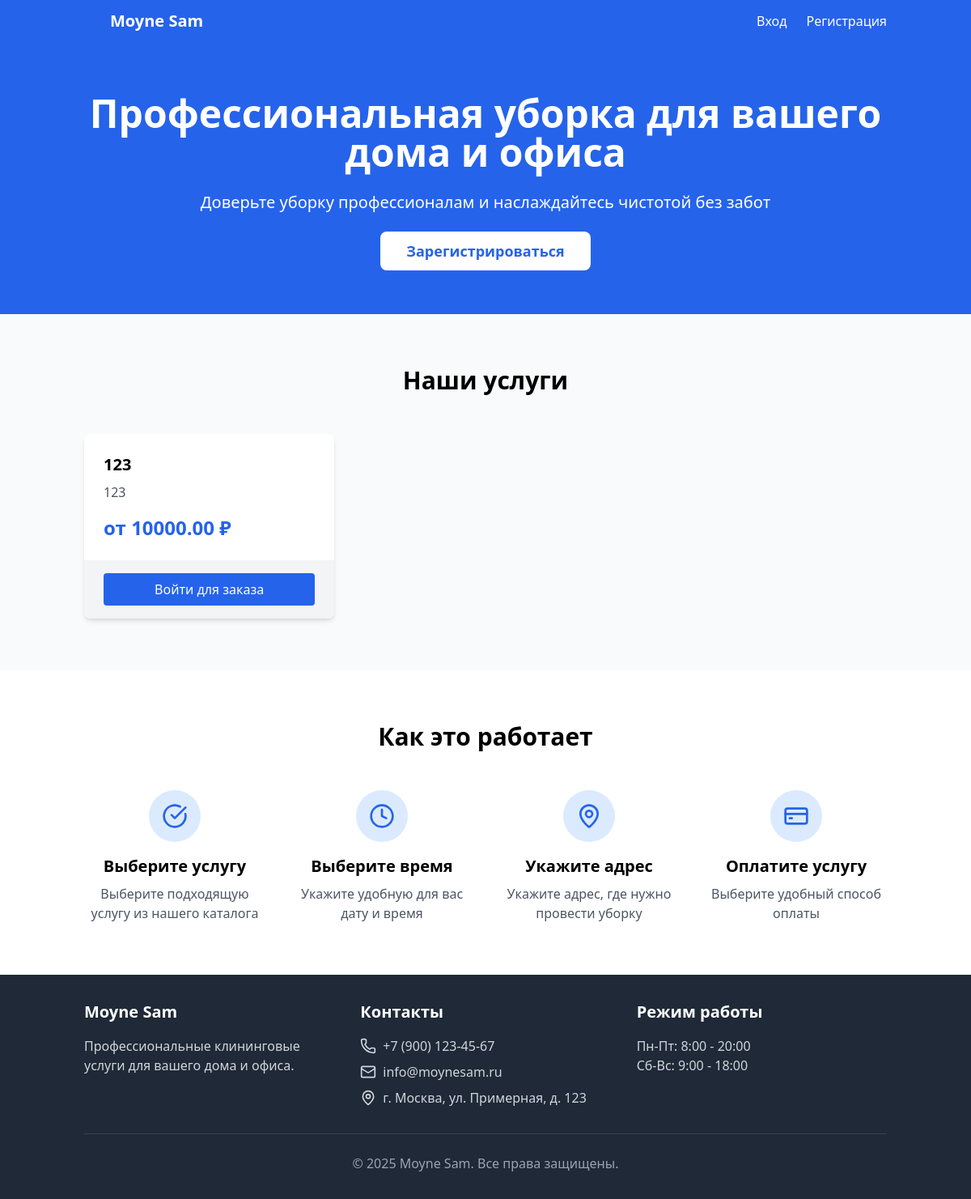
Before: / with the older database file.
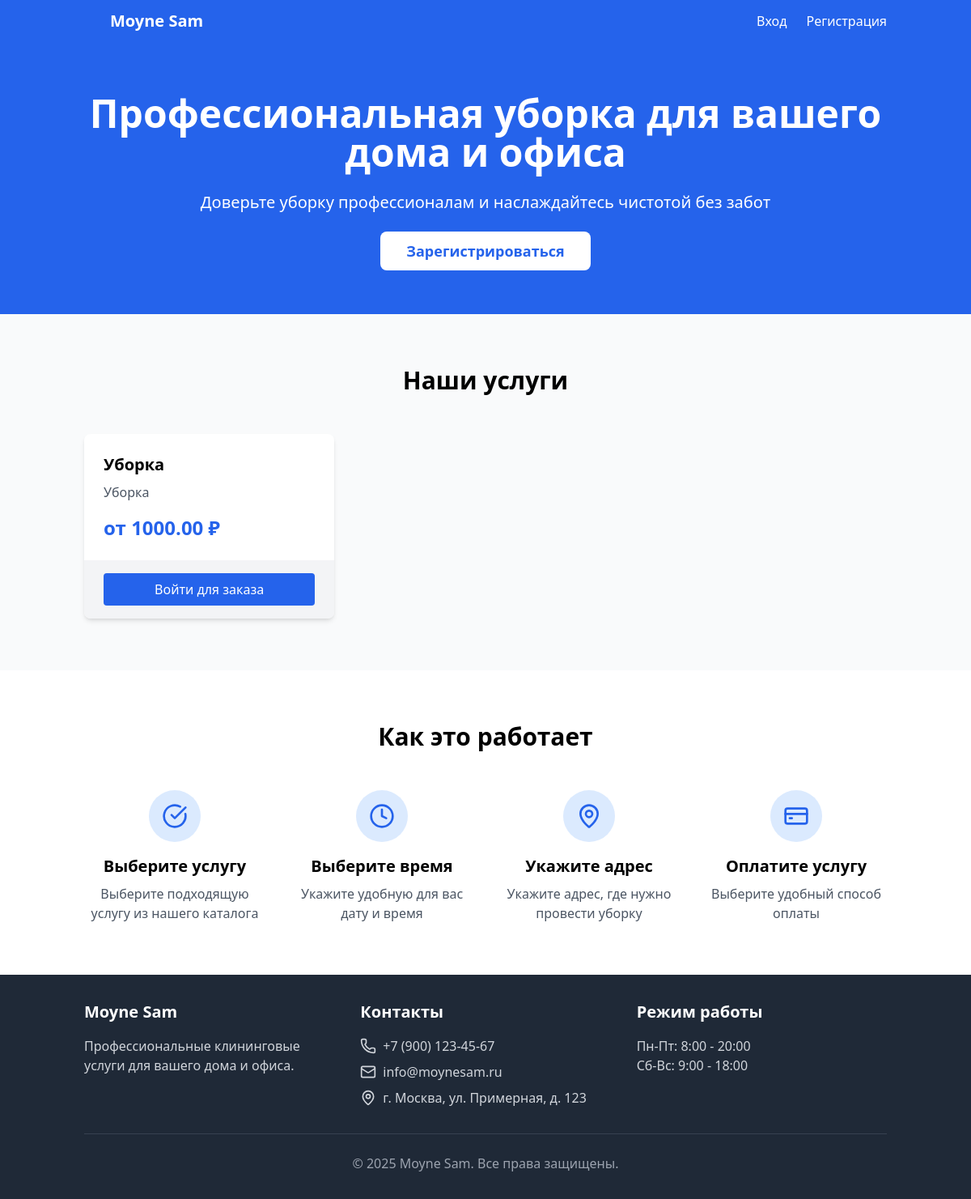
After: the same page with the newer database file.
### tables this page shows
CREATE TABLE `service_types` (
  `id` int(11) NOT NULL,
  `name` varchar(255) NOT NULL,
  `description` text DEFAULT NULL,
  `price` decimal(10,2) NOT NULL
);

### index.php (the view, shortened to what this page needs)
<?php
require_once __DIR__ . '/components/header.php';
require_once __DIR__ . '/includes/config.php';
$serviceTypes = [];
try {
    $stmt = $conn->prepare("SELECT * FROM service_types");
    $stmt->execute();
    $result = $stmt->get_result();
    while ($row = $result->fetch_assoc()) {
        $serviceTypes[] = $row;
    }
} catch (Exception $e) {
    $error_message = "Ошибка при загрузке услуг. Пожалуйста, попробуйте позже.";
}
$currentUser = null;
?>
<!DOCTYPE html>
<html lang="ru">
<head>
    <script src="https://cdn.tailwindcss.com"></script>
</head>
<body class="min-h-screen">
    <section class="bg-blue-600 text-white py-16">
        <div class="container mx-auto px-4 text-center">
            <h1 class="text-4xl md:text-5xl font-bold mb-6">
                Профессиональная уборка для вашего дома и офиса
            </h1>
            <p class="text-xl mb-8 max-w-3xl mx-auto">
                Доверьте уборку профессионалам и наслаждайтесь чистотой без забот
            </p>
            <?php if ($currentUser): ?>
                <a
                    href="CreateRequestPage.php"
                    class="bg-white text-blue-600 px-8 py-3 rounded-lg font-bold text-lg hover:bg-blue-100 transition-colors"
                >
                    Заказать уборку
                </a>
            <?php else: ?>
                <a
                    href="register.php"
                    class="bg-white text-blue-600 px-8 py-3 rounded-lg font-bold text-lg hover:bg-blue-100 transition-colors"
                >
                    Зарегистрироваться
                </a>
            <?php endif; ?>
        </div>
    </section>
    <section class="py-16 bg-gray-50">
        <div class="container mx-auto px-4">
            <h2 class="text-3xl font-bold text-center mb-12">Наши услуги</h2>
            <div class="grid grid-cols-1 md:grid-cols-3 gap-8">
                <?php foreach ($serviceTypes as $service): ?>
                    <div class="bg-white rounded-lg shadow-md overflow-hidden">
                        <div class="p-6">
                            <h3 class="text-xl font-bold mb-2"><?= htmlspecialchars($service['name']) ?></h3>
                            <p class="text-gray-600 mb-4"><?= htmlspecialchars($service['description']) ?></p>
                            <p class="text-2xl font-bold text-blue-600">от <?= $service['price'] ?> ₽</p>
                        </div>
                        <div class="bg-gray-100 px-6 py-4">
                            <?php if ($currentUser): ?>
                                <a
                                    href="CreateRequestPage.php"
                                    class="block w-full text-center bg-blue-600 text-white py-2 rounded font-medium hover:bg-blue-700 transition-colors"
                                >
                                    Заказать
                                </a>
                            <?php else: ?>
                                <a
                                    href="login.php"
                                    class="block w-full text-center bg-blue-600 text-white py-2 rounded font-medium hover:bg-blue-700 transition-colors"
                                >
                                    Войти для заказа
                                </a>
                            <?php endif; ?>
                        </div>
                    </div>
                <?php endforeach; ?>
            </div>
        </div>
    </section>
    <section class="py-16">
        <div class="container mx-auto px-4">
            <h2 class="text-3xl font-bold text-center mb-12">Как это работает</h2>
            <div class="grid grid-cols-1 md:grid-cols-4 gap-8">
                <div class="text-center">
                    <div class="bg-blue-100 text-blue-600 w-16 h-16 rounded-full flex items-center justify-center mx-auto mb-4">
                        <i data-lucide="check-circle" class="w-8 h-8"></i>
                    </div>
                    <h3 class="text-xl font-bold mb-2">Выберите услугу</h3>
                    <p class="text-gray-600">Выберите подходящую услугу из нашего каталога</p>
                </div>
                <div class="text-center">
                    <div class="bg-blue-100 text-blue-600 w-16 h-16 rounded-full flex items-center justify-center mx-auto mb-4">
                        <i data-lucide="clock" class="w-8 h-8"></i>
                    </div>
                    <h3 class="text-xl font-bold mb-2">Выберите время</h3>
                    <p class="text-gray-600">Укажите удобную для вас дату и время</p>
                </div>
                <div class="text-center">
                    <div class="bg-blue-100 text-blue-600 w-16 h-16 rounded-full flex items-center justify-center mx-auto mb-4">
                        <i data-lucide="map-pin" class="w-8 h-8"></i>
                    </div>
                    <h3 class="text-xl font-bold mb-2">Укажите адрес</h3>
                    <p class="text-gray-600">Укажите адрес, где нужно провести уборку</p>
                </div>
                <div class="text-center">
                    <div class="bg-blue-100 text-blue-600 w-16 h-16 rounded-full flex items-center justify-center mx-auto mb-4">
                        <i data-lucide="credit-card" class="w-8 h-8"></i>
                    </div>
                    <h3 class="text-xl font-bold mb-2">Оплатите услугу</h3>
                    <p class="text-gray-600">Выберите удобный способ оплаты</p>
                </div>
            </div>
        </div>
    </section>
</body>
</html>
<?php
require_once __DIR__ . '/components/Footer.php';
?>

### components/header.php (shortened to what this page needs)
<?php
$currentUser = null;
?>
<header class="bg-blue-600 text-white shadow-md">
  <div class="container mx-auto px-4 py-3 flex justify-between items-center">
    <a href="\MoyneSamPhp\index.php" class="flex items-center space-x-2 text-xl font-bold">
      <i data-lucide="chrome" class="w-6 h-6"></i>
      <span>Moyne Sam</span>
    </a>
    <nav>
      <ul class="flex space-x-6">
        <?php if ($currentUser): ?>
          <li>
            <a href="\MoyneSamPhp\requestsPage.php" class="hover:text-blue-200 transition-colors">
              Мои заявки
            </a>
          </li>
          <?php if (!empty($currentUser['is_admin'])): ?>
            <li>
              <a href="\MoyneSamPhp\components\admin.php" class="hover:text-blue-200 transition-colors">
                Админ панель
              </a>
            </li>
          <?php endif; ?>
          <li class="flex items-center space-x-2">
            <i data-lucide="user" class="w-5 h-5"></i>
            <span><?= htmlspecialchars($currentUser['full_name'] ?? '') ?></span>
          </li>
          <li>
            <a
              href="\MoyneSamPhp\components\logout.php"
              class="flex items-center space-x-1 hover:text-blue-200 transition-colors"
            >
              <i data-lucide="log-out" class="w-5 h-5"></i>
              <span>Выйти</span>
            </a>
          </li>
        <?php else: ?>
          <li>
            <a href="login.php" class="hover:text-blue-200 transition-colors">
              Вход
            </a>
          </li>
          <li>
            <a href="register.php" class="hover:text-blue-200 transition-colors">
              Регистрация
            </a>
          </li>
        <?php endif; ?>
      </ul>
    </nav>
  </div>
</header>

### components/Footer.php (shortened to what this page needs)
<footer class="bg-gray-800 text-white py-8">
  <div class="container mx-auto px-4">
    <div class="grid grid-cols-1 md:grid-cols-3 gap-8">
      <div>
        <h3 class="text-xl font-bold mb-4">Moyne Sam</h3>
        <p class="text-gray-300">
          Профессиональные клининговые услуги для вашего дома и офиса.
        </p>
      </div>
      <div>
        <h3 class="text-xl font-bold mb-4">Контакты</h3>
        <ul class="space-y-2 text-gray-300">
          <li class="flex items-center space-x-2">
            <i data-lucide="phone" class="w-5 h-5"></i>
            <span>+7 (900) 123-45-67</span>
          </li>
          <li class="flex items-center space-x-2">
            <i data-lucide="mail" class="w-5 h-5"></i>
            <span>info@moynesam.ru</span>
          </li>
          <li class="flex items-center space-x-2">
            <i data-lucide="map-pin" class="w-5 h-5"></i>
            <span>г. Москва, ул. Примерная, д. 123</span>
          </li>
        </ul>
      </div>
      <div>
        <h3 class="text-xl font-bold mb-4">Режим работы</h3>
        <p class="text-gray-300">
          Пн-Пт: 8:00 - 20:00<br />
          Сб-Вс: 9:00 - 18:00
        </p>
      </div>
    </div>
    <div class="mt-8 pt-6 border-t border-gray-700 text-center text-gray-400">
      <p>© <?= date('Y') ?> Moyne Sam. Все права защищены.</p>
    </div>
  </div>
</footer>

Changed rows visible on the page:
removed service_types: name "123", description "123", price "10000.00"
added service_types: name "Уборка", description "Уборка", price "1000.00"
